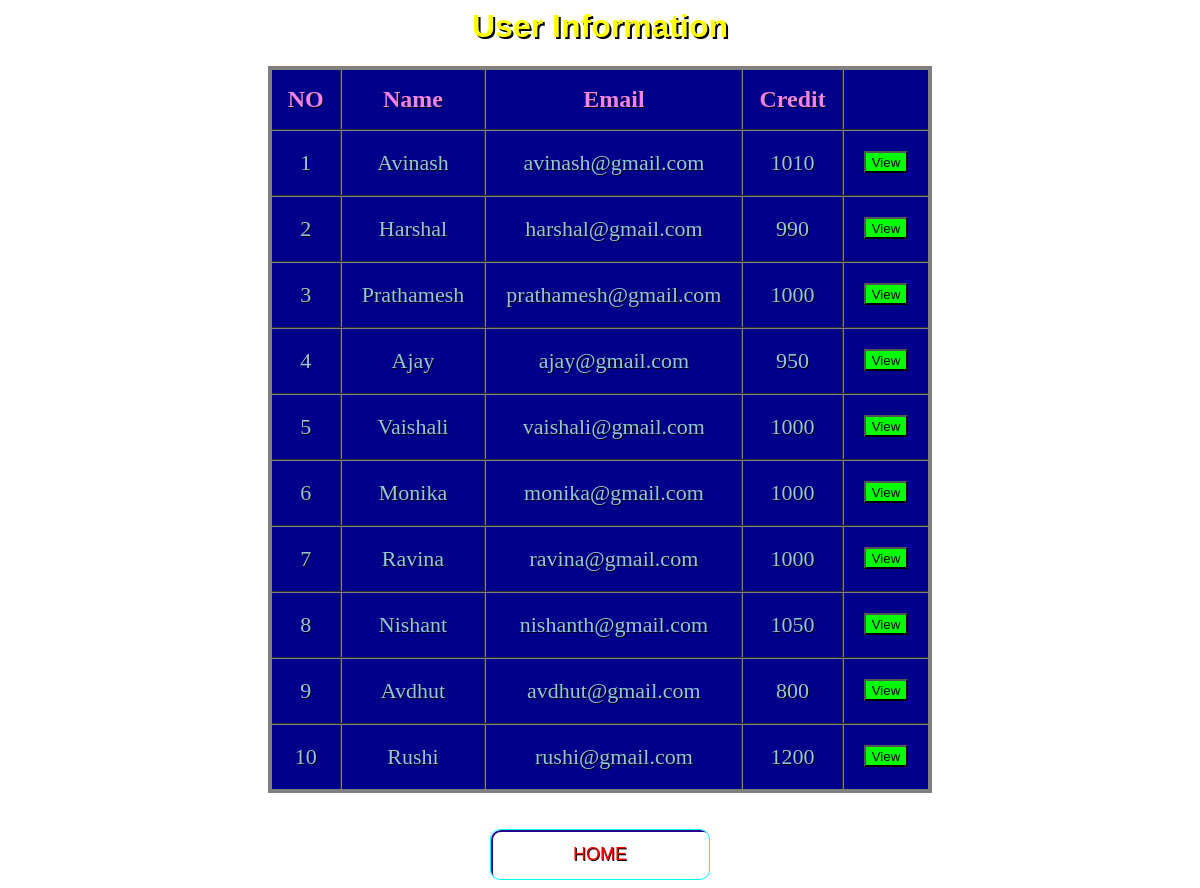
The app's page /getdetail.php with its own data.
### tables this page shows
CREATE TABLE `users` (
  `name` varchar(50) NOT NULL,
  `email` varchar(50) NOT NULL,
  `amount` double DEFAULT NULL
);

### getdetail.php (the view, shortened to what this page needs)
<?php
$con=mysqli_connect('localhost','root','','banking_system');
$q="select * from users ";
$result=mysqli_query($con,$q);
?>
<html>
<head>
   <link rel="stylesheet" href="button.css">
</head>
<body>
	<h1 style="color:#ffff00;text-shadow: 2px 2px black;">User Information</h1>
    <table class="flat-table-1">
		<thead>
			<th>NO</th>
			<th>Name</th>
			<th>Email</th>
			<th>Credit</th>
			<th></th>
		</thead>
		<tbody>
		<tr>
			<?php
				$row=mysqli_fetch_array($result);
			?>
			<td> 1</td>
			<td><?php echo  $row["name"]; ?></td>
			<td><?php echo  $row["email"]; ?></td>
			<td><?php echo  $row["amount"]; ?></td>
			<td>
				<form action="user.php" method="post"  class="view">
					<button class="button1" type="submit" name="name" value="Avinash">View</button>
				</form>
			</td>
		</tr>
		<tr>
			<?php
				$row=mysqli_fetch_array($result);
			?>
			<td> 2</td>
			<td><?php echo  $row["name"]; ?></td>
			<td><?php echo  $row["email"]; ?></td>
			<td><?php echo  $row["amount"]; ?></td>
			<td>
				<form action="user.php" method="post" class="view">
					<button class="button1" type="submit" name="name" value="Harshal">View</button>
				</form>
			</td>
		</tr>
        <tr>
			<?php
				$row=mysqli_fetch_array($result);
			?>
			<td> 3</td>
			<td><?php echo  $row["name"]; ?></td>
			<td><?php echo  $row["email"]; ?></td>
			<td><?php echo  $row["amount"]; ?></td>
			<td>
				<form action="user.php" method="post" class="view">
					<button class="button1" type="submit" name="name" value="Prathamesh">View</button>
				</form>
			</td>
		</tr>
        <tr>
			<?php
				$row=mysqli_fetch_array($result);
			?>
			<td> 4</td>
			<td><?php echo  $row["name"]; ?></td>
			<td><?php echo  $row["email"]; ?></td>
			<td><?php echo  $row["amount"]; ?></td>
			<td>
				<form action="user.php" method="post" class="view">
					<button class="button1" type="submit" name="name" value="Ajay">View</button>
				</form>
			</td>
        </tr>
        <tr>
			<?php
				$row=mysqli_fetch_array($result);
			?>
			<td> 5</td>
			<td><?php echo  $row["name"]; ?></td>
			<td><?php echo  $row["email"]; ?></td>
			<td><?php echo  $row["amount"]; ?></td>
			<td>
				<form action="user.php" method="post" class="view">
					<button class="button1" type="submit" name="name" value="Vaishali">View</button>
				</form>
			</td>
		</tr>
        <tr>
			<?php
				$row=mysqli_fetch_array($result);
			?>
			<td> 6</td>
			<td><?php echo  $row["name"]; ?></td>
			<td><?php echo  $row["email"]; ?></td>
			<td><?php echo  $row["amount"]; ?></td>
			<td>
				<form action="user.php" method="post" class="view">
					<button class="button1" type="submit" name="name" value="Monika">View</button>
				</form>
			</td>
        </tr>
        <tr>
			<?php
				$row=mysqli_fetch_array($result);
			?>
			<td> 7</td>
			<td><?php echo  $row["name"]; ?></td>
			<td><?php echo  $row["email"]; ?></td>
			<td><?php echo  $row["amount"]; ?></td>
			<td>
				<form action="user.php" method="post" class="view">
					<button class="button1"type="submit" name="name" value="Ravina">View</button>
				</form>
			</td>
		</tr>
        <tr>
			<?php
				$row=mysqli_fetch_array($result);
			?>
			<td> 8</td>
			<td><?php echo  $row["name"]; ?></td>
			<td><?php echo  $row["email"]; ?></td>
			<td><?php echo  $row["amount"]; ?></td>
			<td>
				<form action="user.php" method="post" class="view">
					<button class="button1"type="submit" name="name" value="Nishant">View</button>
				</form>
			</td>
		</tr>
        <tr>
			<?php
				$row=mysqli_fetch_array($result);
			?>
			<td> 9</td>
			<td><?php echo  $row["name"]; ?></td>
			<td><?php echo  $row["email"]; ?></td>
			<td><?php echo  $row["amount"]; ?></td>
			<td>
				<form action="user.php" method="post" class="view">
					<button class="button1"type="submit" name="name" value="Avdhut">View</button>
				</form>
			</td>
        </tr>
        <tr>
			<?php
				$row=mysqli_fetch_array($result);
			?>
			<td> 10</td>
			<td><?php echo  $row["name"]; ?></td>
			<td><?php echo  $row["email"]; ?></td>
			<td><?php echo  $row["amount"]; ?></td>
			<td>
				<form action="user.php" method="post" class="view">
					<button class="button1"type="submit" name="name" value="Rushi">View</button>
				</form>
			</td>
		</tr>
		</tbody>
	</table><br><br>
<div class="buttons">
	<a href="index.php">
    <button class="glow-on-hover">HOME</button>
	</a>
</div>
</body>
</html>

### button.css (style rules this page uses)
.glow-on-hover { width: 220px; height: 51px; outline: none; color: red; font-size:18px; background:transparent; text-shadow: 0.7px 0.7px black; overflow: hidden; cursor: pointer; position: relative; z-index: 0; border-radius: 10px; border: 1px solid #00FFFF; }
.glow-on-hover:before { content: ''; background: linear-gradient(45deg, #ff0000, #ff7300, #fffb00, #48ff00, #00ffd5, #002bff, #7a00ff, #ff00c8, #ff0000); position: absolute; top: -2px; left:-2px; background-size: 400%; z-index: -1; filter: blur(5px); width: calc(100% + 4px); height: calc(100% + 4px); animation: glowing 20s linear infinite; opacity: 0; transition: opacity .3s ease-in-out; border-radius: 10px; }
.glow-on-hover:after { z-index: -1; content: ''; position: absolute; width: 100%; height: 100%; left: 0; top: 0; border-radius: 10px; border: 2px solid #28048a; background:transparent; }

### getdetail.php (style rules this page uses)
body { text-align:center; }
.flat-table-1 { background: #00008b; }
h1 { font-family: Arial, Times, serif; }
table { text-align:center; margin-left: auto; margin-right: auto; border:4px solid gray; border-collapse:collapse; }
th { color:violet; font-size:24px; padding:16px; }
td { text-align:center; font-size:22px; color: #92c6df; padding: 0px 20px 0px 20px; }
tr { transition: background 0.3s, box-shadow 0.3s; }
th,td { border-collapse:collapse; border:2px groove gray; text-shadow: 1px 1px black; }
.button1 { background-color:lime; text-align:center; padding-top:2px; }
.view { top:50%; padding-top:20px; text-align:center; }
body { background-image:url("images/12.jpg"); background-position: center; background-repeat: no-repeat; background-size: cover; }

### records on screen
users: name "Avinash", email "avinash@gmail.com", amount "1010"
users: name "Harshal", email "harshal@gmail.com", amount "990"
users: name "Prathamesh", email "prathamesh@gmail.com", amount "1000"
users: name "Ajay", email "ajay@gmail.com", amount "950"
users: name "Vaishali", email "vaishali@gmail.com", amount "1000"
users: name "Monika", email "monika@gmail.com", amount "1000"
users: name "Ravina", email "ravina@gmail.com", amount "1000"
users: name "Nishant", email "nishanth@gmail.com", amount "1050"
users: name "Avdhut", email "avdhut@gmail.com", amount "800"
users: name "Rushi", email "rushi@gmail.com", amount "1200"
